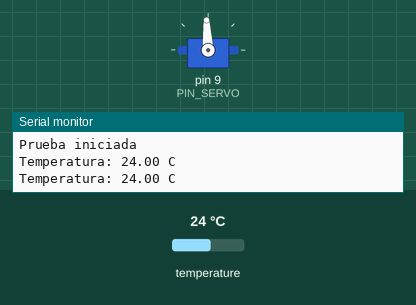
Simulated run of this sketch. Board: Arduino Uno, built with avr-gcc and run on an emulated ATmega328P. On the bench: servo, the last lines printed to the serial monitor. The inputs (shaded band) are chosen by the test bench; at power-on: temperature 24 °C.

Above: at 3.3 s.
3.4 s: temperature set to 33 °C
At 5.0 s:
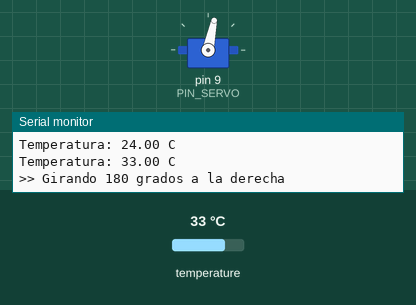
6.8 s: temperature set to 12 °C
At 7.8 s:
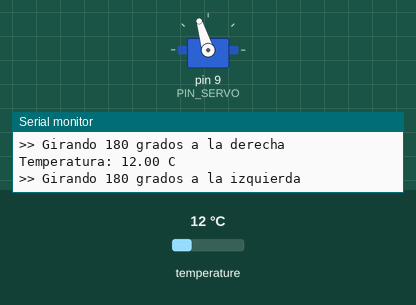
Timing chart, 0 to 9.8 s (numbered marks = the images above; inputs shaded):
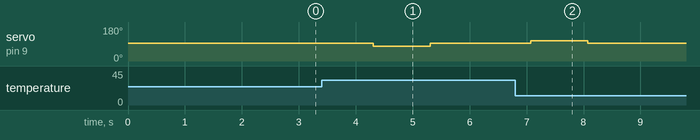

The sketch:

test_servo_temp.ino
```cpp
#include <OneWire.h>
#include <DallasTemperature.h>
#include <Servo.h>

const uint8_t PIN_SENSOR = 2;   // OUT del sensor
const uint8_t PIN_SERVO  = 9;   // cable amarillo del servo

const float TEMP_ALTA = 30.0;   // sobre esto, gira a la derecha
const float TEMP_BAJA = 23.0;   // en este valor o menos, gira a la izquierda

// Tiempo que tarda tu servo en girar 180 grados (ajústalo probando)
const unsigned long TIEMPO_180_MS = 1000;

const int SERVO_STOP      = 1500;  // detenido (ajusta 1490-1510 si se mueve solo)
const int SERVO_DERECHA   = 1350;  // si gira al revés, intercambia los dos valores
const int SERVO_IZQUIERDA = 1650;

OneWire oneWire(PIN_SENSOR);
DallasTemperature sensor(&oneWire);
Servo servo;

bool girado = false;

void girar(int velocidad) {
  servo.writeMicroseconds(velocidad);
  delay(TIEMPO_180_MS);
  servo.writeMicroseconds(SERVO_STOP);
}

void setup() {
  Serial.begin(115200);
  sensor.begin();
  servo.attach(PIN_SERVO);
  servo.writeMicroseconds(SERVO_STOP);
  Serial.println("Prueba iniciada");
}

void loop() {
  sensor.requestTemperatures();
  float t = sensor.getTempCByIndex(0);

  if (t == DEVICE_DISCONNECTED_C) {
    Serial.println("ERROR: sensor no detectado, revisa las conexiones");
    delay(1000);
    return;
  }

  Serial.print("Temperatura: ");
  Serial.print(t, 2);
  Serial.println(" C");

  if (!girado && t > TEMP_ALTA) {
    Serial.println(">> Girando 180 grados a la derecha");
    girar(SERVO_DERECHA);
    girado = true;
  } else if (girado && t <= TEMP_BAJA) {
    Serial.println(">> Girando 180 grados a la izquierda");
    girar(SERVO_IZQUIERDA);
    girado = false;
  }

  delay(1000); //Tiempo de medicion
}
```

Measured:
- after the input at 3.4 s, servo on pin 9 (PIN_SERVO): 93° → 78° after 0.91 s, → 93° 1.0 s later
- after the input at 6.8 s, servo on pin 9 (PIN_SERVO): 93° → 107° after 0.28 s, → 93° 1.0 s later
